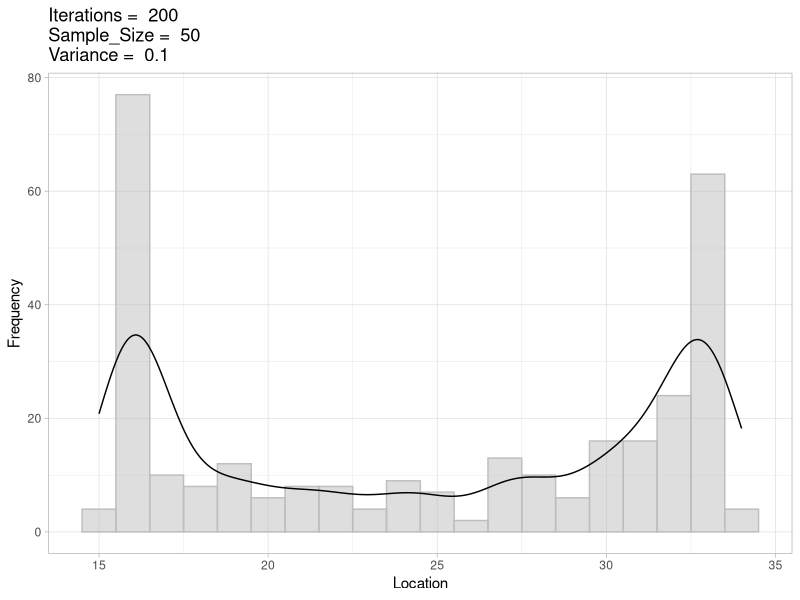

Reproduce this figure in R.
library(dplyr)
library(ggplot2)

#function that return the change point given dataframe
seq_change <- function(data) {
  df2 <- data %>% mutate(cumsum = cumsum(data$x),
                       ID = row_number(), #ID is reset every sequence for calculation but k stays the same to track change point
                       total =sum(data$x)) %>% 
                mutate(length_df = length(ID)) %>% 
                mutate(frac = ID/length(ID)) %>% 
                mutate(temp1 = frac * total) %>% 
                mutate(absolute = abs(cumsum - temp1)) %>% 
                mutate(T = absolute / (sqrt(length(ID))))
  #print(df2)
  #maxplot <- ggplot(df2, aes(x = k, y = T)) + geom_col()
  #print(maxplot)
  
  #Find the max value of T and return k where the max value is, this is the cutoff point
  #if it is tie return the smaller k
  maxk <- df2$k[max.col(t(df2$T), ties.method = "first")]
  maxT <- df2$T[max.col(t(df2$T), ties.method = "first")]
  
  return (list(maxT=maxT,maxk=maxk))
}


recurs_seq <- function(data){
  change_point <- seq_change(data)
  #print(length(data$k))
  #if (change_point$maxT >= 1.23/length(data$k)) { # Kolmogorov critical values
  if (change_point$maxT >= 1.23) { # Kolmogorov critical values
    #record the change point location
    locations <<- c(locations,change_point$maxk)
    left_cut <- subset(data, k<=change_point$maxk) %>% select(k, x)
    #print(left_cut)
    recurs_seq(left_cut)
    right_cut <- subset(data, k>change_point$maxk) %>% select(k, x)
    #print(right_cut)
    recurs_seq(right_cut)
  }
}

#####--------- Running the expirement m times ----------
# array that stores the location of change
locations <- c()

N <- 50
var <- 0.1
sd = sqrt(var)
N1 <- floor(N/3)
N2 <- floor(2*N/3)-floor(N/3)
N3 <- N - floor(2*N/3)

iter = 200
for (i in 1:iter){
  print(paste("i = ", i))
  #generate n independent normal random variables
  #first sequence
  x1 <- rnorm(N1, mean = 2, sd = sd)
  #second sequence
  x2 <- rnorm(N2, mean = 1, sd = sd)
  #third sequence
  x3 <- rnorm(N3, mean = 0, sd = sd)
  #combine 3 sequences
  x<- c(x1,x2,x3)
  #create a dataframe
  df <- data.frame(x) %>% mutate(k = row_number())
  
  recurs_seq(df)
}

locations.freq = table(locations)
loc_df <- as.data.frame(locations)

iterations <- paste("Iterations = ", iter) 
variables_num <- paste("Sample_Size = ", N)
variance <- paste("Variance = ", var)
ggplot(loc_df,aes(x = locations)) + geom_histogram(aes(x = locations,y = ..count..), binwidth = 1, color="gray", fill="gray", alpha =0.5)+
  geom_density(aes(x = locations, y = ..count..), bw = 1, adjust=1, color = 'black')+
  ggtitle(paste0(iterations,"\n",variables_num,"\n",variance)) +
  xlab("Location") + ylab("Frequency") + theme_light()
